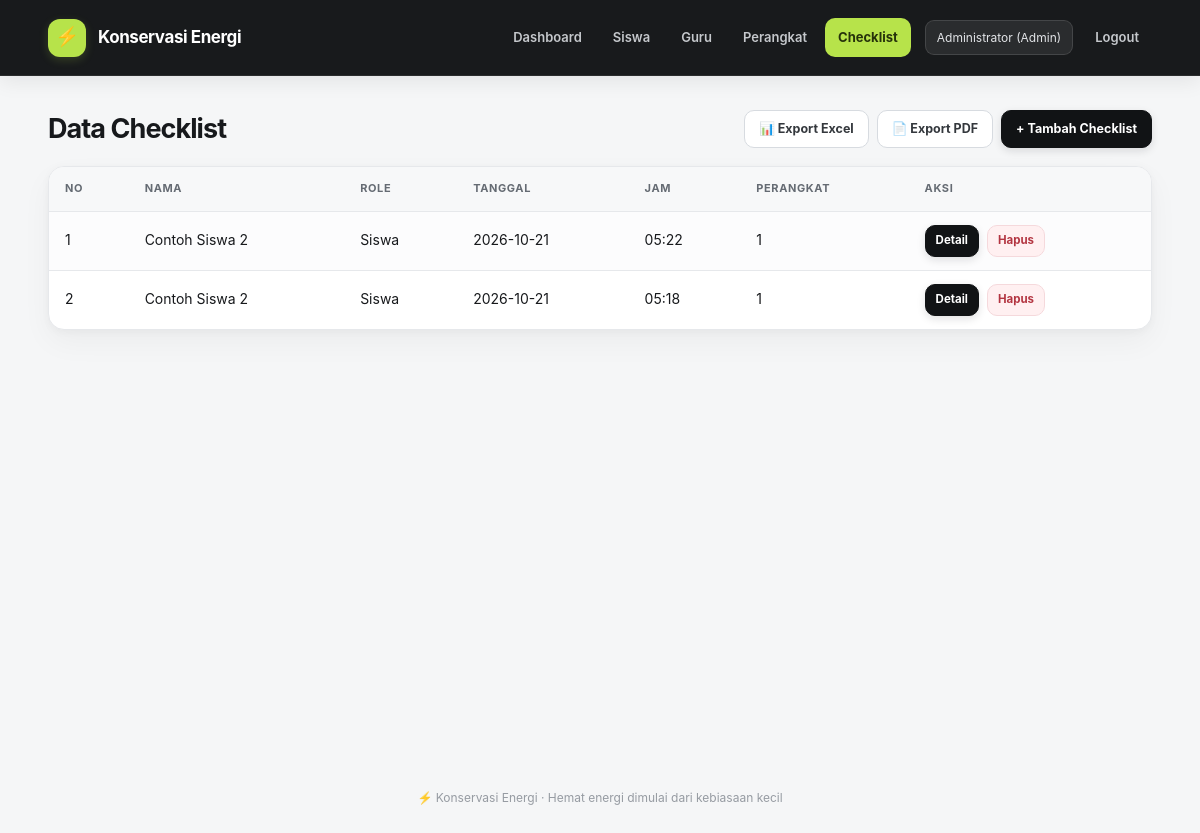
The page /checklist.php (signed in) on the database its author committed.
### tables this page shows
CREATE TABLE `checklist` (
  `id_checklist` int(11) NOT NULL,
  `id_user` int(11) DEFAULT NULL,
  `nis` varchar(20) DEFAULT NULL,
  `tanggal` date NOT NULL,
  `jam` time NOT NULL
);

### auth.php (called while the page is built, shortened)
<?php
function e($s) { return htmlspecialchars((string)$s, ENT_QUOTES, 'UTF-8'); }
function can($perm) {
    static $map = [
        'siswa.view'       => ['Admin'],
        'siswa.add'        => ['Admin'],
        'siswa.edit'       => ['Admin'],
        'siswa.delete'     => ['Admin'],
        'guru.view'        => ['Admin'],
        'guru.add'         => ['Admin'],
        'guru.edit'        => ['Admin'],
        'guru.delete'      => ['Admin'],
        'perangkat.view'   => ['Admin'],
        'perangkat.add'    => ['Admin'],
        'perangkat.edit'   => ['Admin'],
        'perangkat.delete' => ['Admin'],
        'checklist.view'   => ['Admin', 'Guru', 'Siswa'],
        'checklist.add'    => ['Admin', 'Guru', 'Siswa'],
        'checklist.export' => ['Admin', 'Guru'],
        'checklist.delete' => ['Admin'],
    ];
    return in_array($_SESSION['level'] ?? '', $map[$perm] ?? [], true);
}
function require_can($perm) {
    if (can($perm)) return;
    include __DIR__ . '/includes/header.php';
    include __DIR__ . '/includes/footer.php';
    exit;
}

### checklist.php (the view, shortened to what this page needs)
<?php
require 'auth.php';
$data = mysqli_query($conn, "SELECT c.id_checklist, c.tanggal, c.jam,
    COALESCE(u.nama, s.nama) AS nama, COALESCE(u.level, 'Siswa') AS peran,
    (SELECT COUNT(*) FROM detail_checklist d WHERE d.id_checklist=c.id_checklist) AS jml_detail
    FROM checklist c
    LEFT JOIN users u ON u.id_user = c.id_user
    LEFT JOIN siswa s ON s.nis = c.nis
    ORDER BY c.tanggal DESC, c.jam DESC, c.id_checklist DESC");
include 'includes/header.php';
?>
<div class="header-row"><h2>Data Checklist</h2>
    <div class="toolbar-btn">
        <?php if (can('checklist.export')): ?><a class="btn outline" href="checklist_export.php">📊 Export Excel</a>
        <a class="btn outline" href="checklist_cetak.php?auto=1" target="_blank">📄 Export PDF</a><?php endif; ?>
        <?php if (can('checklist.add')): ?><a class="btn primary" href="checklist_tambah.php">+ Tambah Checklist</a><?php endif; ?>
    </div></div>
<table>
<tr><th>No</th><th>Nama</th><th>Role</th><th>Tanggal</th><th>Jam</th><th>Perangkat</th><th>Aksi</th></tr>
<?php $no = 1; while ($r = mysqli_fetch_assoc($data)): ?>
<tr>
    <td><?= $no++ ?></td><td><?= e($r['nama'] ?? '-') ?></td><td><?= e($r['peran']) ?></td>
    <td><?= e($r['tanggal']) ?></td><td><?= e(substr($r['jam'], 0, 5)) ?></td><td><?= (int)$r['jml_detail'] ?></td>
    <td class="aksi">
        <a class="btn primary" href="checklist_detail.php?id=<?= (int)$r['id_checklist'] ?>">Detail</a>
        <?php if (can('checklist.delete')): ?><form method="post" action="checklist_hapus.php" onsubmit="return confirm('Hapus checklist ini?')">
            <?= csrf_field() ?><input type="hidden" name="id" value="<?= (int)$r['id_checklist'] ?>"><button class="btn danger">Hapus</button>
        </form><?php endif; ?>
    </td>
</tr>
<?php endwhile; ?>
</table>
<?php include 'includes/footer.php'; ?>

### assets/style.css (style rules this page uses)
:root { color-scheme:light;--ink:#17191c;--muted:#747982;--bg:#f5f6f7;--surface:#fff;--line:#e6e8eb;--line-strong:#d7dbe0;--black:#111315;--accent:#b7e34a;--accent-ink:#26320b;--green:#27845d;--green-soft:#e9f6ef;--red:#c94a55;--red-soft:#fff0f1;--radius:16px;--shadow:0 2px 8px rgba(17,19,21,.035),0 12px 30px rgba(17,19,21,.045);--shadow-hover:0 8px 24px rgba(17,19,21,.09) }
* { box-sizing:border-box }
html { -webkit-text-size-adjust:100%;scroll-behavior:smooth }
body { margin:0;min-height:100vh;color:var(--ink);background:var(--bg);font-family:Inter,ui-sans-serif,system-ui,-apple-system,BlinkMacSystemFont,"Segoe UI",sans-serif;font-size:14px;line-height:1.6;-webkit-font-smoothing:antialiased }
a { color:inherit;text-decoration:none }
button,input,select,textarea { font:inherit }
h1,h2,h3,h4 { color:var(--ink);letter-spacing:-.035em }
h2 { font-size:27px;line-height:1.25;font-weight:750;margin:0 0 7px }
.header-row { display:flex;justify-content:space-between;align-items:center;gap:14px;flex-wrap:wrap;margin-bottom:18px }
.header-row h2 { margin:0 }
.header-row h2:before { content:none }
button,.btn { display:inline-flex;align-items:center;justify-content:center;gap:7px;min-height:38px;padding:9px 14px;border:1px solid transparent;border-radius:10px;cursor:pointer;font-weight:680;font-size:12.5px;line-height:1.3;font-family:inherit;transition:background .18s ease,color .18s ease,border-color .18s ease,box-shadow .18s ease,transform .18s ease }
.btn.primary { background:var(--black);color:#fff;border-color:var(--black);box-shadow:0 3px 8px rgba(17,19,21,.12) }
.btn.danger { background:var(--red-soft);color:#b33541;border-color:#f5d9dc }
.btn.outline { background:#fff;color:#34383d;border-color:var(--line-strong) }
.toolbar-btn { display:flex;gap:8px;flex-wrap:wrap }
table { width:100%;border-collapse:separate;border-spacing:0;background:var(--surface);margin-top:18px;border-radius:var(--radius);overflow:hidden;border:1px solid var(--line);box-shadow:var(--shadow) }
th,td { padding:13px 16px;text-align:left;vertical-align:middle;border-bottom:1px solid var(--line) }
th { background:#f7f8f9;color:#656b73;font-size:11px;font-weight:750;letter-spacing:.055em;text-transform:uppercase;white-space:nowrap }
tr:last-child td { border-bottom:0 }
table tr:nth-child(even) td { background:#fcfcfd }
td.aksi { white-space:nowrap;display:table-cell }
td.aksi form { display:inline;margin:0 }
td.aksi .btn,td.aksi button { min-height:32px;padding:6px 10px;font-size:11.5px }
td.aksi>* { margin-right:4px }
::placeholder { color:#a1a6ad }

### rows shown on the page
checklist: nama "Contoh Siswa 2", peran "Siswa", tanggal "2026-10-21", jam "05:22", jml_detail "1"
checklist: nama "Contoh Siswa 2", peran "Siswa", tanggal "2026-10-21", jam "05:18", jml_detail "1"

### other values the page prints
$_SESSION['nama'] "Administrator"
$_SESSION['level'] "Admin"
